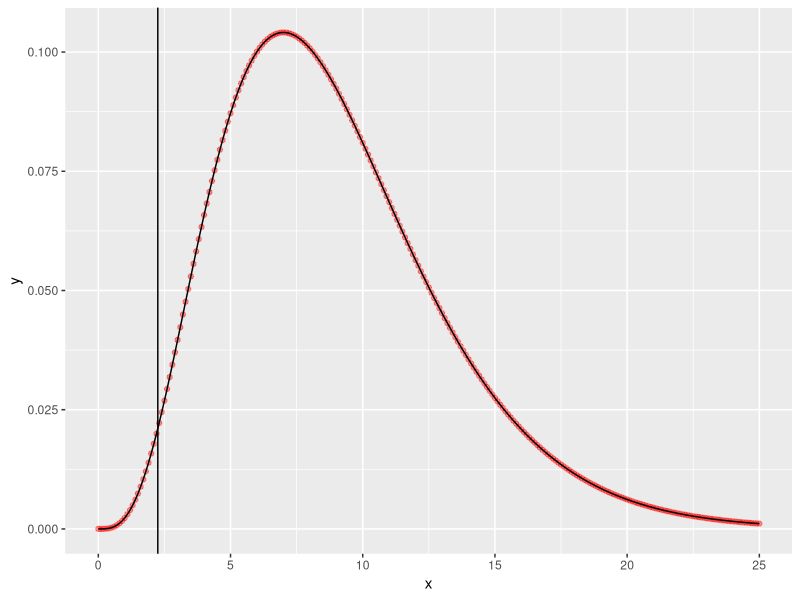
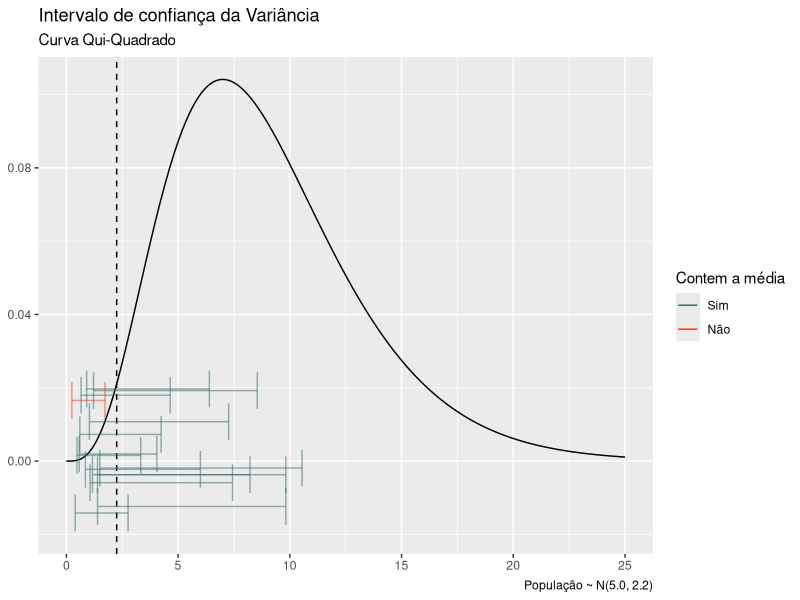

Generate these figures, in order, with R:
# Clear all
rm(list=ls())

# biliotecas utilizadas
library(ggplot2)

# Caracteristicas da populacao que vamos tirar a amostra
pop.Media = 5
pop.Sd = 1.5

# Tamanho de elementos de uma amostra
n=10

# Quantidade de amostras
M=15


# Tabela com pontos da curva chi-quadrado
data.ChiSquare = data.frame(x=seq(from=0, to=25, by=0.1), y=0)
data.ChiSquare$y = dchisq(data.ChiSquare$x, df=(n-1))

# Plotagem dos pontos da curva Normal com linhas na media e 1,2,3 s.d.
ggplot(data.ChiSquare) +
  geom_point(aes(x, y), colour = "red", alpha=0.4) +
  geom_line(aes(x, y)) + 
  geom_vline(xintercept = pop.Sd^2)  

# Tabela com as amostras e intervalos
dados = data.frame(id = 1:M, Var = 0, upper = 0, lower = 0)

#  mostra as primeiras linhas da tabela dados
head(dados)

# fixa semente de aleatoriedade para reprodução
set.seed(1234)

for(i in 1:M){
  # Extrai uma amostra de tamanho n
  amostra = rnorm(n, mean = pop.Media, sd=pop.Sd)
  
  # calcula a media e os intervalos de conficanca
  dados[i, "Var"] = var(amostra)
  dados[i, "upper"] = (n-1)*var(amostra)/qchisq(0.025, df=(n-1))
  dados[i, "lower"] = (n-1)*var(amostra)/qchisq(0.975, df=(n-1))
}

# determino se o intervalo contem ou nao a media
# TRUE = Contem a media
# FALSE = Não contem a media
dados$HasTheVar = dados$upper >= pop.Sd^2 &  dados$lower <= pop.Sd^2


grafico = 
  ggplot(dados) +
  # ggplot(dados[!dados$HasTheVar,]) +
  geom_line(aes(x, y), data=data.ChiSquare) +
  geom_vline(xintercept = pop.Sd^2, linetype="dashed") +
  geom_errorbar(aes(y=runif(n=length(upper), min = -0.02, max=0.02),
                    xmin=lower, xmax=upper,
                    colour=HasTheVar),
                width=0.01, alpha=0.5) +
  scale_color_manual("Contem a média",
                     values = c("TRUE"="#336666", "FALSE"="#FF3300"),
                     breaks = c("TRUE", "FALSE"),
                     labels = c("Sim", "Não")) +
  labs(title = "Intervalo de confiança da Variância",
       subtitle = "Curva Qui-Quadrado",
       x=NULL,
       y=NULL,
       caption = sprintf("População ~ N(%.1f, %.1f)", pop.Media, pop.Sd^2)) + 
  guides(colour = guide_legend(override.aes = list(alpha = 1)))


print(grafico)


cat(sprintf("\n%6s [%6.3f, %6.3f] - %.2f", dados$HasTheVar, dados$lower, dados$upper, pop.Sd^2))

    